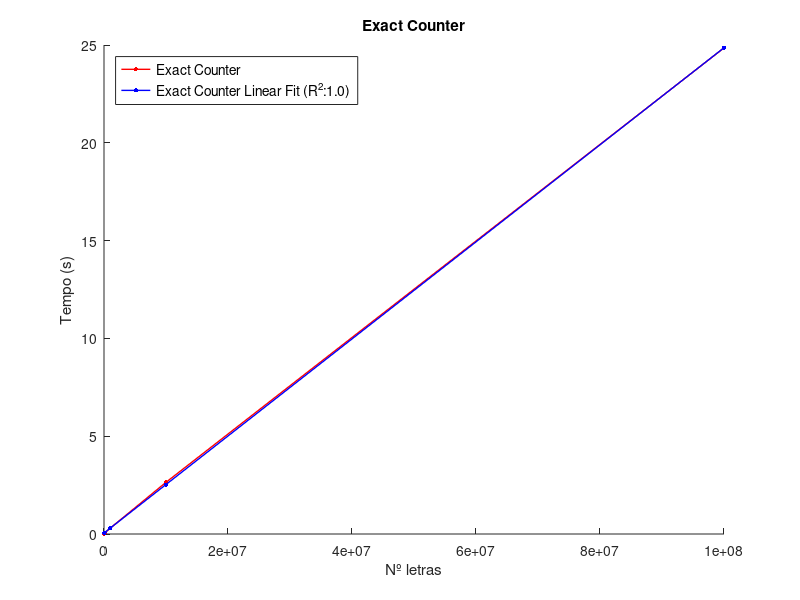
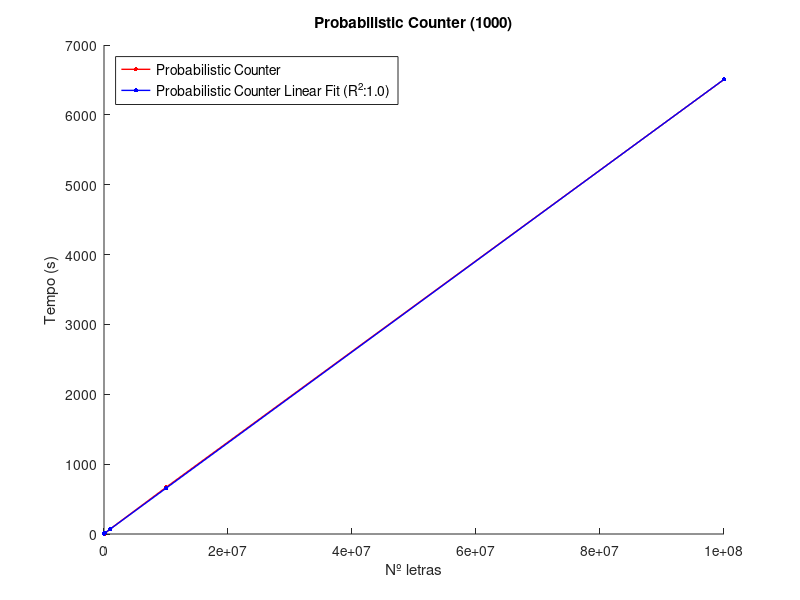
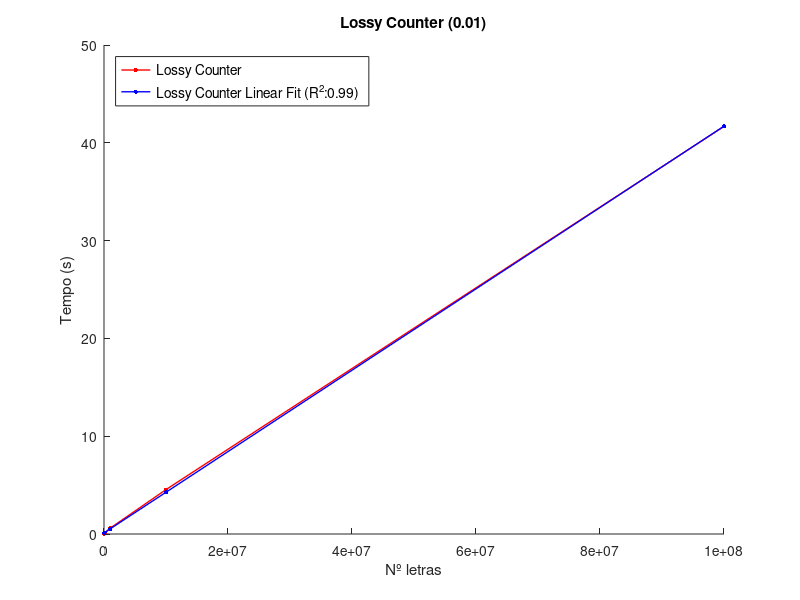

Recreate these plots in MATLAB, in order.
clear all
close all
clc

% Nº of letters: 1000
% Exact counter time: 0.010391500080004334 (s)
% Probabilistic counter time: 0.08799570007249713 (s)
% Lossy counter time: 0.0014136999379843473 (s)
% 
% Nº of letters: 10000
% Exact counter time: 0.02097980002872646 (s)
% Probabilistic counter time: 0.7766457000980154 (s)
% Lossy counter time: 0.004415000090375543 (s)
% 
% Nº of letters: 100000
% Exact counter time: 0.04281929996795952 (s)
% Probabilistic counter time: 6.720932199968956 (s)
% Lossy counter time: 0.060293099959380925 (s)
% 
% Nº of letters: 1000000
% Exact counter time: 0.297984900069423 (s)
% Probabilistic counter time: 71.85790770000312 (s)
% Lossy counter time: 0.59488769993186 (s)
% 
% Nº of letters: 10000000
% Exact counter time: 2.6432206999743357 (s)
% Probabilistic counter time: 667.4582836999325 (s)
% Lossy counter time: 4.5411697999807075 (s)
% 
% Nº of letters: 100000000
% Exact counter time: 24.851058100000955 (s)
% Probabilistic counter time: 6506.611075599911 (s)
% Lossy counter time: 41.674260600004345 (s)

N_letters = [10^3, 10^4, 10^5, 10^6, 10^7, 10^8];

exact_time = [0.010391500080004334, 0.02097980002872646, 0.04281929996795952, 0.297984900069423, 2.6432206999743357, 24.851058100000955];

% Linear model Poly1:
%      f(x) = p1*x + p2
% Coefficients (with 95% confidence bounds):
%        p1 =   2.481e-07  (2.462e-07, 2.501e-07)
%        p2 =     0.04944  (-0.03157, 0.1305)
% 
% Goodness of fit:
%   SSE: 0.01627
%   R-square: 1
%   Adjusted R-square: 1
%   RMSE: 0.06378



p1 = 2.481e-07;
p2 = 0.04944;

f = p1*N_letters + p2;

figure(1)
hold on
plot(N_letters, exact_time,'r.-','LineWidth',1,'MarkerSize',10)
plot(N_letters,f,'b.-','LineWidth',1,'MarkerSize',10)
ylabel('Tempo (s)')
xlabel('Nº letras')
legend('Exact Counter','Exact Counter Linear Fit (R^2:1.0)','Location','northwest','FontSize',10)
title('Exact Counter')



prob_time = [0.08799570007249713, 0.7766457000980154, 6.720932199968956, 71.85790770000312, 667.4582836999325, 6506.611075599911];

% Linear model Poly1:
%      f(x) = p1*x + p2
% Coefficients (with 95% confidence bounds):
%        p1 =   6.503e-05  (6.48e-05, 6.526e-05)
%        p2 =       4.611  (-4.889, 14.11)
% 
% Goodness of fit:
%   SSE: 223.7
%   R-square: 1
%   Adjusted R-square: 1
%   RMSE: 7.479

p12 = 6.503e-05;
p22 = 4.611;

f2 = p12*N_letters + p22;

figure(2)
hold on
plot(N_letters, prob_time,'r.-','LineWidth',1,'MarkerSize',10)
plot(N_letters,f2,'b.-','LineWidth',1,'MarkerSize',10)
ylabel('Tempo (s)')
xlabel('Nº letras')
legend('Probabilistic Counter','Probabilistic Counter Linear Fit (R^2:1.0)','Location','northwest','FontSize',10)
title('Probabilistic Counter (1000)')


lossy_time = [0.0014136999379843473, 0.004415000090375543, 0.060293099959380925, 0.59488769993186, 4.5411697999807075, 41.674260600004345];


% Linear model Poly1:
%      f(x) = p1*x + p2
% Coefficients (with 95% confidence bounds):
%        p1 =   4.159e-07  (4.107e-07, 4.211e-07)
%        p2 =      0.1106  (-0.1017, 0.323)
% 
% Goodness of fit:
%   SSE: 0.1118
%   R-square: 0.9999
%   Adjusted R-square: 0.9999
%   RMSE: 0.1671


p13 = 4.159e-07;
p23 = 0.1106;

f3 = p13*N_letters + p23;

figure(3)
hold on
plot(N_letters, lossy_time,'r.-','LineWidth',1,'MarkerSize',10)
plot(N_letters,f3,'b.-','LineWidth',1,'MarkerSize',10)
ylabel('Tempo (s)')
xlabel('Nº letras')
legend('Lossy Counter','Lossy Counter Linear Fit (R^2:0.99)','Location','northwest','FontSize',10)
title('Lossy Counter (0.01)')

